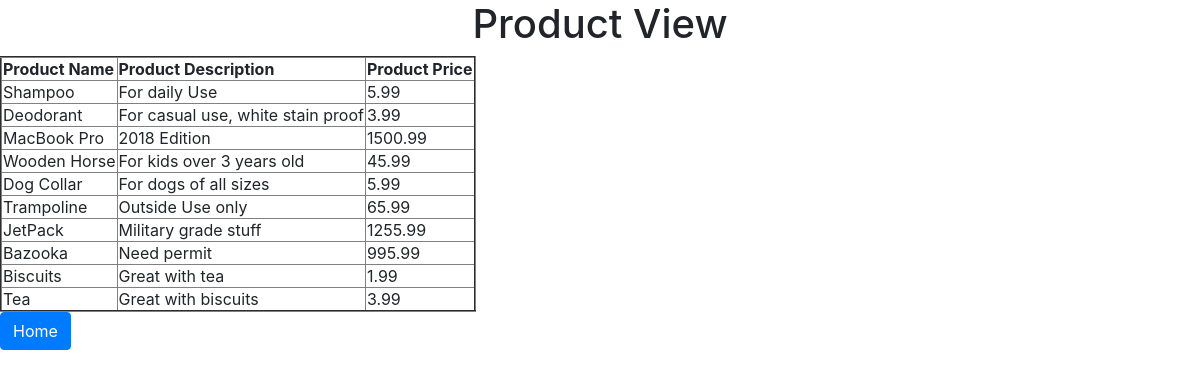
Screenshot of /html/productview.php with the database file from the repository.
### tables this page shows
CREATE TABLE Product
(
  ProductID INT NOT NULL AUTO_INCREMENT,
  Product VARCHAR(30) NOT NULL,
  Description TEXT,
  Price_Per_Unit FLOAT,
  CONSTRAINT PK_Product PRIMARY KEY(ProductID)
);

### html/productview.php (the view, shortened to what this page needs)
<html lang="en">
<head>
  <link rel="stylesheet" href="../css/style.css">
  <link rel="stylesheet" href="https://stackpath.bootstrapcdn.com/bootstrap/4.1.3/css/bootstrap.min.css">
</head>
<body>
  <h1 class="text-center">Product View</h1>
  <?php
    $sql= "SELECT * FROM Product";
    echo "<table border='2'>
      <tr>
        <th>Product Name</th>
        <th>Product Description</th>
        <th>Product Price</th>
      </tr>";
    $result = mysqli_query($dbconnect, $sql);
    while($row = mysqli_fetch_array($result))
    {
      echo "<tr>";
      echo "<td>" . $row['Product'] . "</td>";
      echo "<td>" . $row['Description'] . "</td>";
      echo "<td>" . $row['Price_Per_Unit'] . "</td>";
      echo "</tr>";
    }
    echo "</table>";
  ?>
  <a href='../index.php' class='btn btn-primary'>Home</a>
</body>
</html>

### rows the page displays
product: Product "Shampoo", Description "For daily Use", Price_Per_Unit "5.99"
product: Product "Deodorant", Description "For casual use, white stain proof", Price_Per_Unit "3.99"
product: Product "MacBook Pro", Description "2018 Edition", Price_Per_Unit "1500.99"
product: Product "Wooden Horse", Description "For kids over 3 years old", Price_Per_Unit "45.99"
product: Product "Dog Collar", Description "For dogs of all sizes", Price_Per_Unit "5.99"
product: Product "Trampoline", Description "Outside Use only", Price_Per_Unit "65.99"
product: Product "JetPack", Description "Military grade stuff", Price_Per_Unit "1255.99"
product: Product "Bazooka", Description "Need permit", Price_Per_Unit "995.99"
product: Product "Biscuits", Description "Great with tea", Price_Per_Unit "1.99"
product: Product "Tea", Description "Great with biscuits", Price_Per_Unit "3.99"
